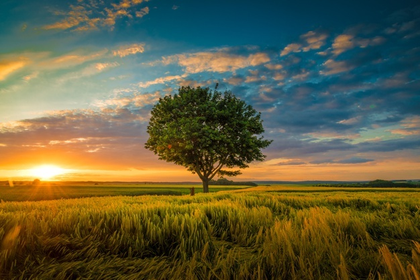
%> input picture img1.bmp, 420 x 280 px, shrunk from 626 x 417 before the run
$ octave p8.m   (GNU Octave 9; MATLAB toolbox functions it lacks are replaced by stand-ins)
%> lines starting %> are read from the running program, lines starting %| are printed output that depends on the picture
% Learning Filtering in SPATIAL DOMAIN (LOOP METHOD - SLOW)
%Blurring, inverting, Sharpening
close all
clear all
clc

a=double(rgb2gray(imread('img1.bmp')));
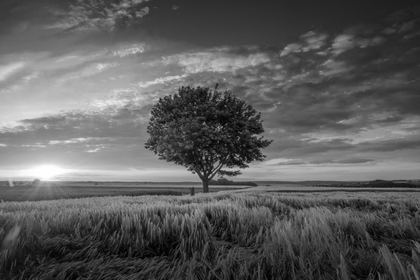
%> a: size 280x420 double; min 0, max 255, mean 92.4
figure(100);
imshow(uint8(a));
title('Original Image','fontsize',20,'color',[255 0 0]/255)

[r c]=size(a);
%> r = 280; c = 420
b=zeros(r,c);

n=5; %should be odd
for i=(1+(n-1)/2):1:(r-(n-1)/2)
    for j=(1+(n-1)/2):1:(c-(n-1)/2)
        b(i,j)=mean2(a((i-(n-1)/2):(i+(n-1)/2),(j-(n-1)/2):(j+(n-1)/2)));
    end
end
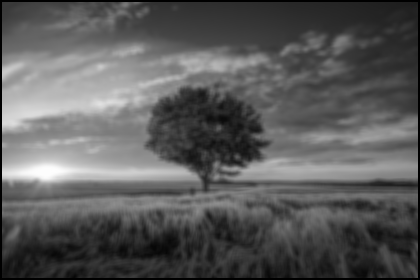
%> b: size 280x420 double; min 0, max 254, mean 90.9

figure (50)
imshow(uint8(b));
title('Blurred Image','fontsize',20,'color',[0 255 0]/255);

c=a-b;
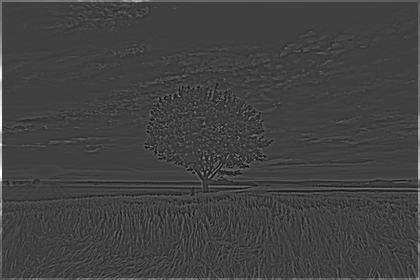
%> c: size 280x420 double; min -74.8, max 220, mean 1.5; drawn with min black and max white
figure(1)
imshow(uint8(c))
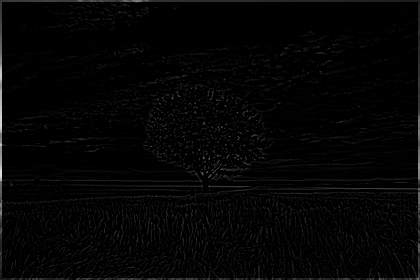
%> displayed picture: size 280x420, on the screen's scale of 0 to 255; min 0, max 220, mean 4.6
title('Difference Image','fontsize',20,'color',[255 127 39]/255);

d=a+c;
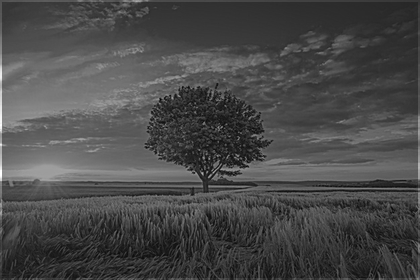
%> d: size 280x420 double; min -47.8, max 440, mean 93.9; drawn with min black and max white
figure(2)
imshow(uint8(d))
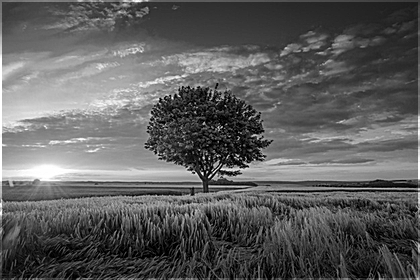
%> displayed picture: size 280x420, on the screen's scale of 0 to 255; min 0, max 255, mean 93.8
title('Sharpened Image','fontsize',20,'color',[255 127 39]/255);

$ run again, with build.bmp copied over img1.bmp
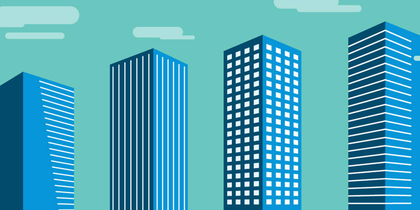
%> input picture build.bmp, 420 x 210 px, shrunk from 1100 x 550 before the run
%> after the loop `for i=(1+(n-1)/2):1:(r-(n-1)/2)`:
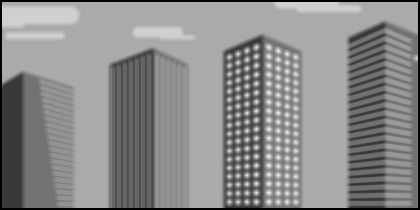
%> b: size 210x420 double; min 0, max 240.6, mean 138.3
%> `imshow(uint8(d))`:
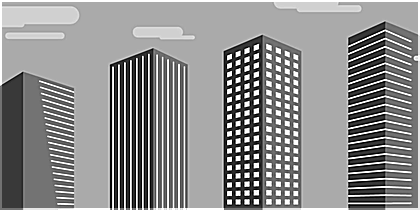
%> displayed picture: size 210x420, on the screen's scale of 0 to 255; min 0, max 255, mean 140.7
